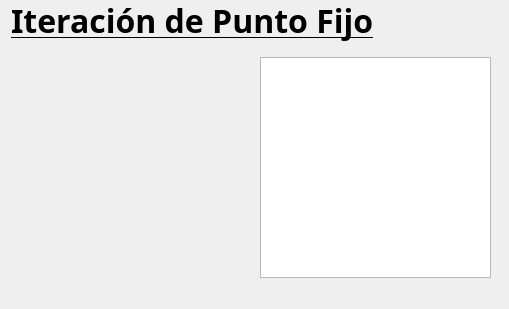
    <widget class="QWidget" name="page_2">
     <property name="styleSheet">
      <string notr="true"/>
     </property>
     <widget class="QLabel" name="label_2">
      <property name="geometry">
       <rect>
        <x>11</x>
        <y>0</y>
        <width>474</width>
        <height>41</height>
       </rect>
      </property>
      <property name="font">
       <font>
        <family>Cilica</family>
        <pointsize>24</pointsize>
        <weight>75</weight>
        <bold>true</bold>
        <underline>true</underline>
       </font>
      </property>
      <property name="styleSheet">
       <string notr="true"/>
      </property>
      <property name="text">
       <string>Iteración de Punto Fijo</string>
      </property>
     </widget>
     <widget class="QTextBrowser" name="textBrowser">
      <property name="geometry">
       <rect>
        <x>260</x>
        <y>57</y>
        <width>231</width>
        <height>221</height>
       </rect>
      </property>
      <property name="styleSheet">
       <string notr="true">background-image: url(:/MM/BKGDarkGrey.png);</string>
      </property>
      <property name="html">
       <string>&lt;!DOCTYPE HTML PUBLIC &quot;-//W3C//DTD HTML 4.0//EN&quot; &quot;http://www.w3.org/TR/REC-html40/strict.dtd&quot;&gt;
&lt;html&gt;&lt;head&gt;&lt;meta name=&quot;qrichtext&quot; content=&quot;1&quot; /&gt;&lt;style type=&quot;text/css&quot;&gt;
p, li { white-space: pre-wrap; }
&lt;/style&gt;&lt;/head&gt;&lt;body style=&quot; font-family:'MS Shell Dlg 2'; font-size:8.25pt; font-weight:400; font-style:normal;&quot;&gt;
&lt;p align=&quot;justify&quot; style=&quot; margin-top:0px; margin-bottom:0px; margin-left:0px; margin-right:0px; -qt-block-indent:0; text-indent:0px;&quot;&gt;&lt;span style=&quot; font-size:11pt; color:#ffffff;&quot;&gt;Es un método iterativo para encontrar raíces o ceros de una función, considerado de los más simples junto con el método de Bisección. No obstante, en él se pueden apreciar claramente todas las características de un método de aproximaciones sucesivas, donde solo podrá haber y tener un unico punto o raíz.&lt;/span&gt;&lt;/p&gt;&lt;/body&gt;&lt;/html&gt;</string>
      </property>
     </widget>
     <widget class="QLabel" name="label_19">
      <property name="geometry">
       <rect>
        <x>10</x>
        <y>57</y>
        <width>251</width>
        <height>221</height>
       </rect>
      </property>
      <property name="styleSheet">
       <string notr="true">background-image: url(:/MM/BKGWhite.png);</string>
      </property>
      <property name="text">
       <string/>
      </property>
      <property name="pixmap">
       <pixmap resource="imagenes.qrc">:/MM/01 Fixed Point.png</pixmap>
      </property>
      <property name="scaledContents">
       <bool>true</bool>
      </property>
     </widget>
     <widget class="QLabel" name="label_24">
      <property name="geometry">
       <rect>
        <x>0</x>
        <y>0</y>
        <width>500</width>
        <height>300</height>
       </rect>
      </property>
      <property name="text">
       <string/>
      </property>
      <property name="pixmap">
       <pixmap resource="imagenes.qrc">:/MM/00 Main BG2RB.png</pixmap>
      </property>
      <property name="scaledContents">
       <bool>true</bool>
      </property>
     </widget>
     <zorder>label_24</zorder>
     <zorder>label_2</zorder>
     <zorder>textBrowser</zorder>
     <zorder>label_19</zorder>
    </widget>
